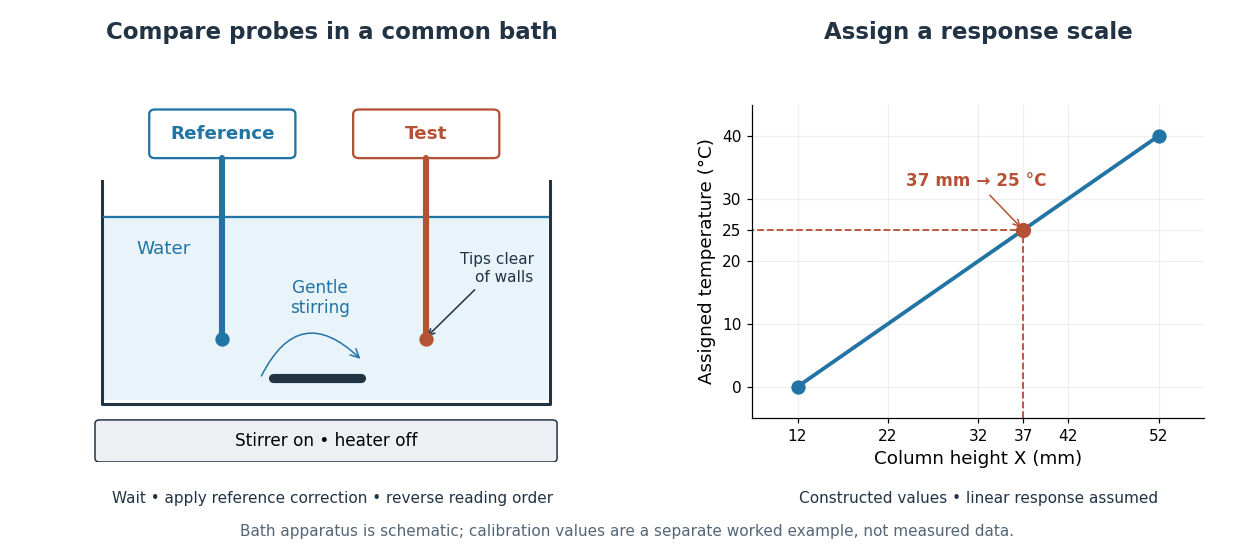

This chart was generated by the following Python code:
"""Draw a bath comparison and constructed calibration, with opaque white output.

Python 3.14, matplotlib 3.10.7, numpy 2.3.5. Run from _media.
"""

from pathlib import Path

import matplotlib.pyplot as plt
import numpy as np
from matplotlib.patches import FancyArrowPatch, FancyBboxPatch, Rectangle


def main():
    plt.rcParams.update({"font.size": 12, "font.family": "DejaVu Sans"})
    fig = plt.figure(figsize=(11.4, 5.0), dpi=110, facecolor="white")
    bath = fig.add_axes((.025, .16, .47, .68))
    plot = fig.add_axes((.60, .24, .36, .57))
    blue, orange, ink = "#2274a5", "#b55236", "#223344"
    bath.set(xlim=(0, 5), ylim=(0, 4))
    bath.axis("off")
    fig.text(.265, .93, "Compare probes in a common bath", ha="center",
             fontsize=15, weight="bold", color=ink)
    fig.text(.78, .93, "Assign a response scale", ha="center",
             fontsize=15, weight="bold", color=ink)

    bath.add_patch(Rectangle((.62, .66), 3.76, 1.96, facecolor="#e9f4fa",
                             edgecolor="none"))
    bath.plot([.6, .6, 4.4, 4.4], [3, .62, .62, 3], color=ink, linewidth=2)
    bath.plot([.62, 4.38], [2.62, 2.62], color=blue, linewidth=1.5)
    bath.add_patch(FancyBboxPatch((.58, .04), 3.84, .37,
                                  boxstyle="round,pad=.04", facecolor="#edf0f3",
                                  edgecolor=ink))
    bath.text(2.5, .225, "Stirrer on • heater off", ha="center", va="center", fontsize=11)
    for x, color, label in [(1.62, blue, "Reference"), (3.35, orange, "Test")]:
        bath.add_patch(FancyBboxPatch((x-.57, 3.30), 1.14, .42,
                                      boxstyle="round,pad=.05", facecolor="white",
                                      edgecolor=color, linewidth=1.5))
        bath.text(x, 3.51, label, ha="center", va="center", color=color, weight="bold")
        bath.plot([x, x], [3.25, 1.32], color=color, linewidth=4, solid_capstyle="round")
        bath.scatter([x], [1.32], s=70, color=color, zorder=4)
    bath.annotate("Tips clear\nof walls", xy=(3.34, 1.32),
                  xytext=(4.26, 1.93), ha="right", fontsize=10,
                  arrowprops={"arrowstyle": "->", "color": ink}, color=ink)
    bath.text(1.12, 2.22, "Water", ha="center", color=blue)
    bath.plot([2.05, 2.8], [.9, .9], color=ink, linewidth=6, solid_capstyle="round")
    bath.add_patch(FancyArrowPatch((1.94, .89), (2.81, 1.08),
                                   connectionstyle="arc3,rad=-.7", arrowstyle="->",
                                   color=blue, mutation_scale=14))
    bath.text(2.45, 1.59, "Gentle\nstirring", ha="center", color=blue, fontsize=11)
    fig.text(.265, .085, "Wait • apply reference correction • reverse reading order",
             ha="center", fontsize=10, color=ink)

    heights = np.linspace(12, 52, 200)
    temperatures = 40 * (heights - 12) / (52 - 12)
    plot.plot(heights, temperatures, color=blue, linewidth=2.5)
    plot.scatter([12, 52], [0, 40], s=70, color=blue, zorder=4, label="Reference inputs")
    plot.scatter([37], [25], s=80, color=orange, zorder=5)
    plot.plot([37, 37, 7], [-5, 25, 25], color=orange, linestyle="--", linewidth=1.2)
    plot.annotate("37 mm → 25 °C", xy=(37, 25), xytext=(24, 32),
                  color=orange, weight="bold", fontsize=11,
                  arrowprops={"arrowstyle": "->", "color": orange})
    plot.set(xlim=(7, 57), ylim=(-5, 45), xticks=[12, 22, 32, 37, 42, 52],
             yticks=[0, 10, 20, 25, 30, 40], xlabel="Column height X (mm)",
             ylabel="Assigned temperature (°C)")
    plot.tick_params(labelsize=10)
    plot.spines[["top", "right"]].set_visible(False)
    plot.grid(alpha=.2)
    fig.text(.78, .085, "Constructed values • linear response assumed", ha="center",
             fontsize=10, color=ink)
    fig.text(.5, .025, "Bath apparatus is schematic; calibration values are a separate worked example, not measured data.",
             ha="center", fontsize=10, color="#566575")
    fig.savefig(Path.cwd() / (Path(__file__).stem + ".png"), facecolor="white")
    plt.close(fig)


if __name__ == "__main__":
    main()
